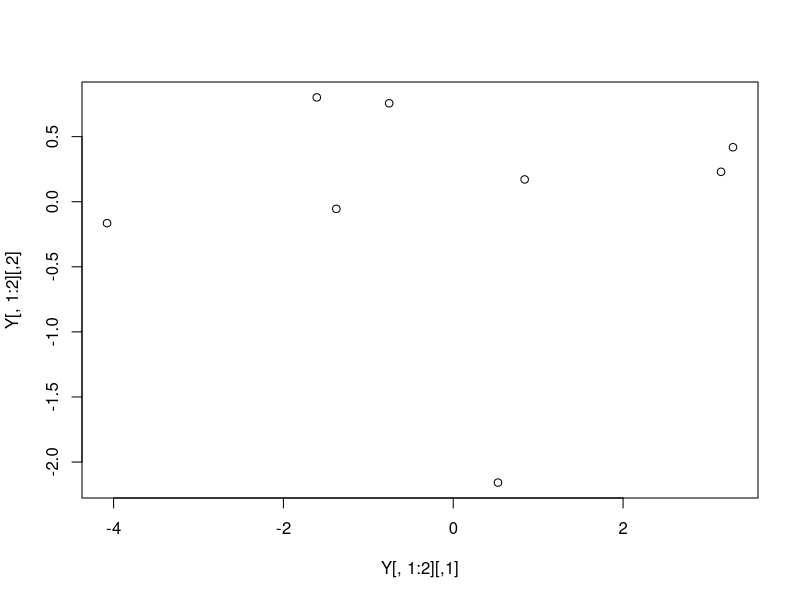
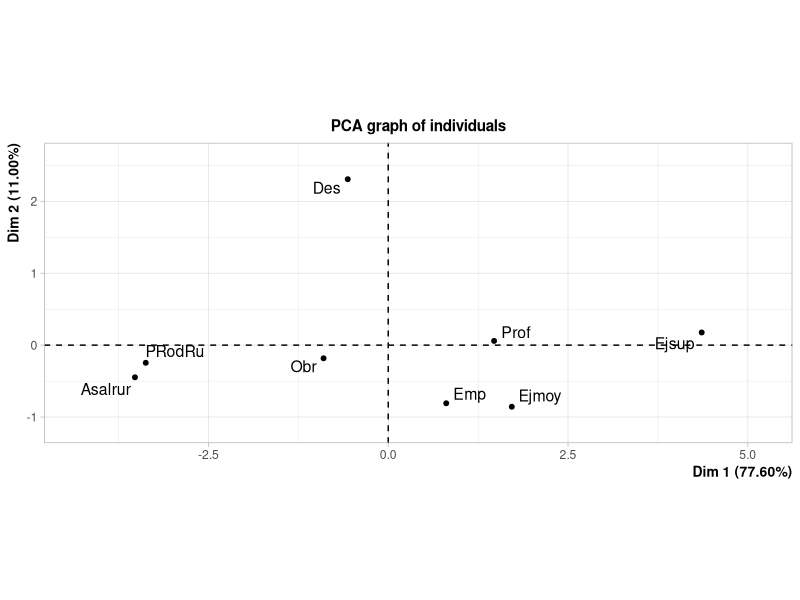
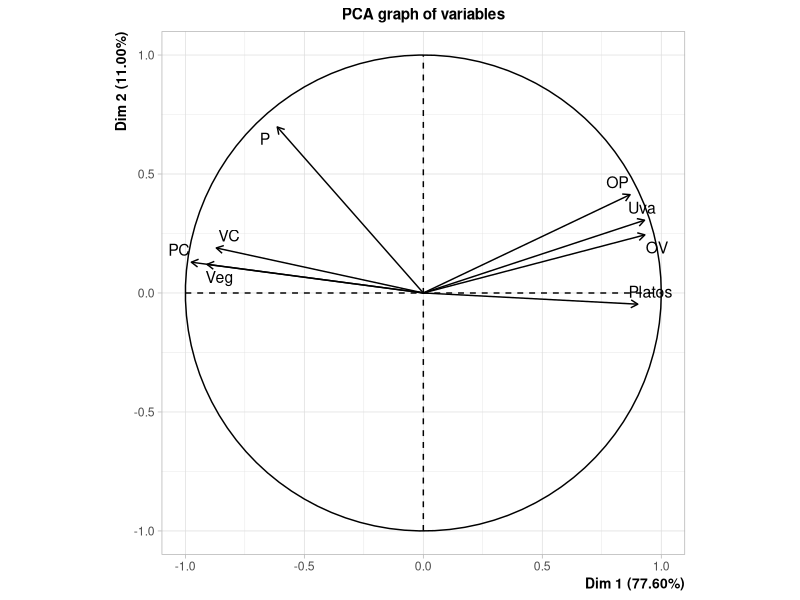

Source code (R) for these figures, in order:
rm(list=ls(all=TRUE))
ls()
library(MASS)

#############################
#Primer Ejemplo##############
#############################



#Consumición anual en franco de 8 tipo de comida/bebida (variables) por 8 categorias socio-profesionales.

#Variables: 1 Pan común, 2 Otro tipo de pan, 3 Vino común, 4 Otro tipo de vino,
# 5 Papas, 6 Vegetales, 7 Uva, 8 Plato preparado

#Individus 1 Productor rural, 2 Asalariado rural, 3 Profesional independiente,
#4 Ejecutivo superior, 5 Ejecutivo medio, 6 Empleado, 7 Obrero, 8 Desocupado


X=t(matrix(c(167,1,163,23,41,8,6,6,162,2,141,12,40,12,4,15,119,6,69,56,39,5,
13,41,87,11,63,111,27,3,18,39,103,5,68,77,32,4,11,30,111,4,72,66,34,6,10,28,130,
3,76,52,43,7,7,16,138,7,117,74,53,8,12,20),nrow=8) )
colnames(X)=c("PC", "OP", "VC","OV","P","Veg","Uva", "Platos")
rownames(X)=c("PRodRu", "Asalrur","Prof","Ejsup","Ejmoy","Emp","Obr", "Des")
X

#Cuentas descriptivas a partir de X.
#Promedio por columnas
colMeans(X)
apply(X,2,mean)
#Varianza por columnas
apply(X,2,var)
#Desviaci?n estandar por columnas
s=apply(X,2,sd)
s
#Matriz de datos centrados y reducidos de X
Z= scale(X, center = TRUE, scale = TRUE)
Z

#Matriz varianza/covarianza
V=cov(X)
V

#Matriz correlaciones
R=cor(X)
R
#observar que cor(X)=cor(Z)
#Valores y vectores propios de R
valp=round(eigen(R)$values,3)
vecp=eigen(R)$vectors

#Para ver porcentaje de la variación explicada
cumsum(valp)/sum(valp)

#Matriz de vectores propios
A=vecp
#Veamos las coordenadas de los individuos sobre los nuevos ejes:
Y=Z%*%A
plot(Y[,1:2])


#Obs:
#1) La variabilidad es más grande según el eje 1
#2) Oposición entre "agricultores" y ejecutivos superiores
#3) el segundo eje es característico de los inactivos

#Ahora vamos hacer lo mismo con la función PCA del paquete FactomineR.
library(FactoMineR)	
a=PCA(X)
#Los valores propios y porcentajes de variabilidad
#FactoMineR trabaja con la matriz de correlaciones
a$eig
#Las correlaciones entre Z_i y X_j.
a$var$coord
#La primer componente mide la repartición de la consumición entre alimentos
#básicos (PC,VC,Veg) y alimentos más refinados (OP, OV, Uva, Platos) 
#La segunda tiene que ver más bien con la consumición de papas, 
#consumición elevada para los inactivos

#Ver que me da bien lo mismo
vecp[,1]/a$var$coord[,1]
vecp[,2]/a$var$coord[,2]
#los vectores construidos son colineales!
#recordar que si la matriz es reducida/estandarizada 
#(media cero/cada col tiene desvio 1) entonces
#cor(z_j,x_i)=cos(z_j,x_1)  	
#coordendas de los individuos sobre los ejes.
a$ind$coord

#Mapa de factores: correlación de los datos de las viejas variables con los dos primeros ejes.
#Mapa de individuos: proyección de los individuos sobre los dos primeros ejes.


#Con dimdesc(a) vemos las correlaciones de las nuevas variables con las 
#viejas variables, escritas en orden de significatividad en cuanto a su coeficiente
#de correlación.
		
